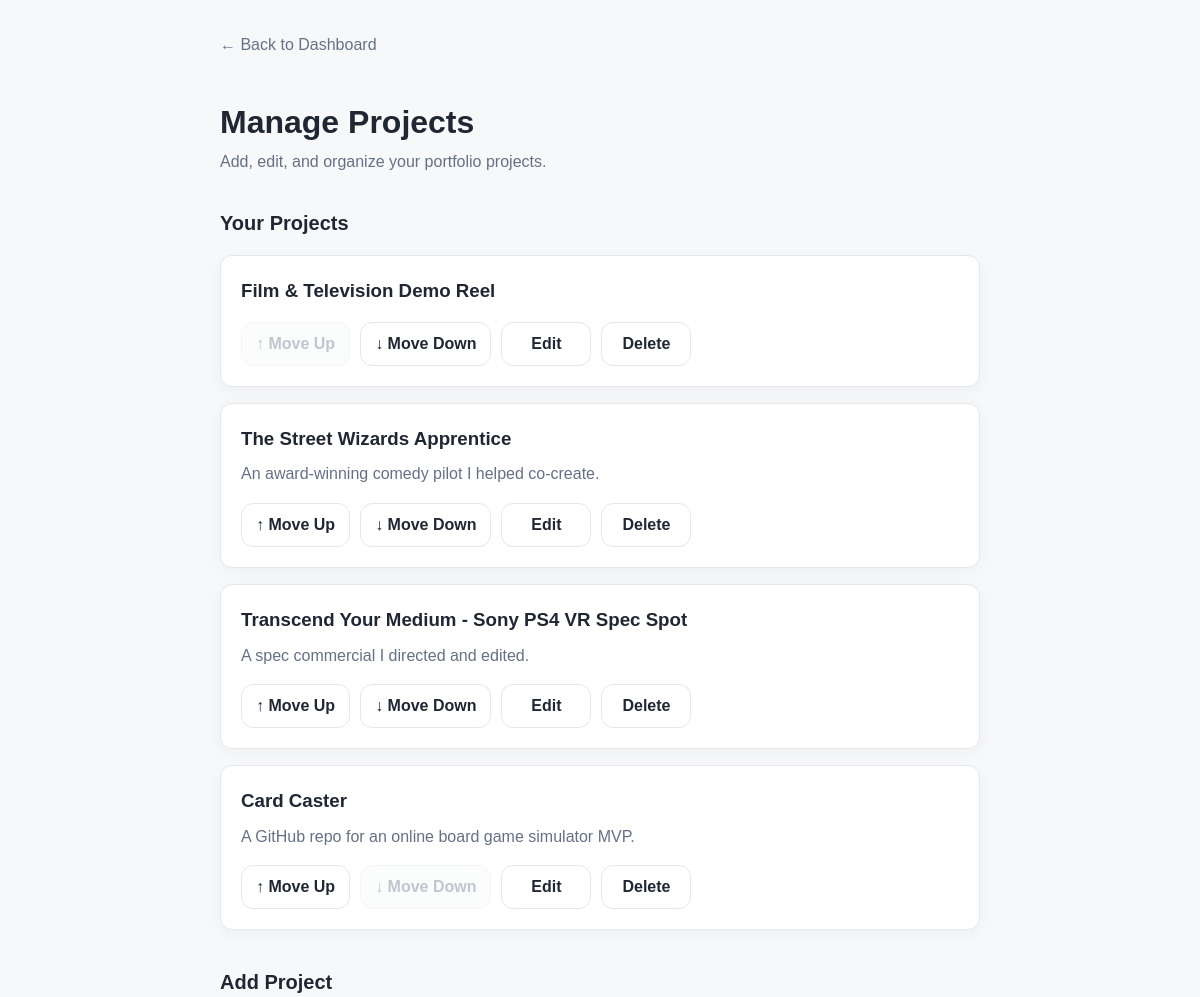
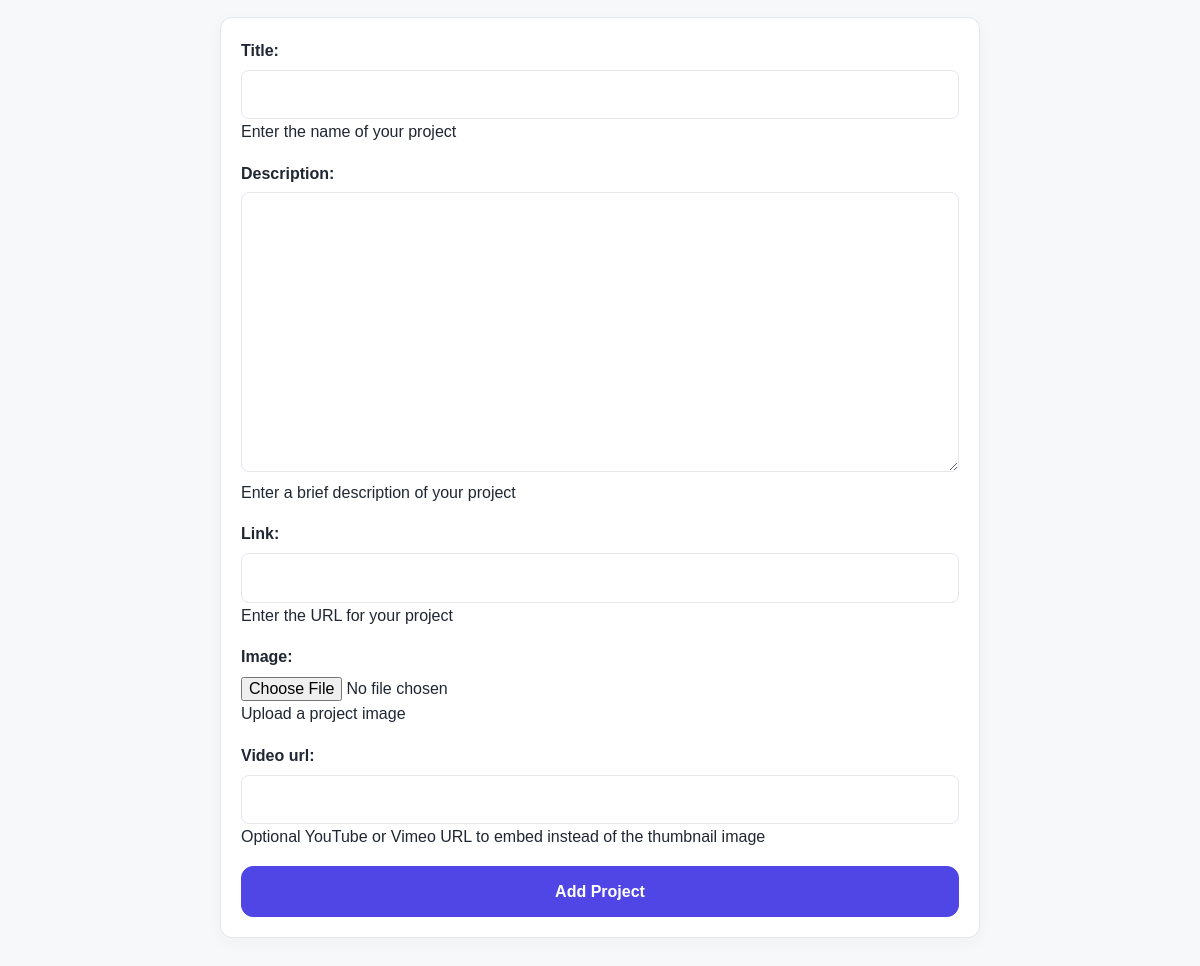
Page /dashboard/projects/ (signed in) on the committed database (2 pictures, top to bottom).
### builder/models.py (models this page shows, shortened)
class Project(models.Model):
    user = models.ForeignKey(
    User,
    on_delete=models.CASCADE
    )
    title = models.CharField(
        max_length=200,
        help_text="Enter the name of your project"
    )
    description = models.TextField(
        max_length=500,
        blank=True,
        help_text="Enter a brief description of your project"
    )
    link = models.URLField(
        help_text="Enter the URL for your project"
    )
    image = models.ImageField(
        upload_to='project_images/',
        blank=True,
        help_text="Upload a project image"
    )
    video_url = models.URLField(
        blank=True,
        help_text="Optional YouTube or Vimeo URL to embed instead of the thumbnail image",
    )
    sort_order = models.PositiveIntegerField(default=0)

### builder/views.py (the view)
# urls.py: path("dashboard/projects/", views.manage_projects, name="manage_projects"),
@login_required
def manage_projects(request):
    projects = Project.objects.filter(user=request.user).order_by("sort_order", "id")
    if request.method == "POST":
        form = ProjectForm(request.POST, request.FILES)
        if form.is_valid():
            project = form.save(commit=False)
            project.user = request.user
            project.sort_order = Project.objects.filter(user=request.user).count()
            project.save()
            return redirect("manage_projects")
    else:
        form = ProjectForm()
    return render(
        request,
        "manage_projects.html",
        {
            "projects": projects,
            "form": form,
        },
    )

### builder/forms.py (shortened to what this page needs)
class ProjectForm(forms.ModelForm):
    class Meta:
        model = Project
        fields = [
            "title",
            "description",
            "link",
            "image",
            "video_url",
        ]

### builder/templates/manage_projects.html (shortened to what this page needs)
{% extends "base.html" %}
{% block content %}
<main class="dashboard-page">
    <a class="back-link" href="{% url 'dashboard' %}">
        &larr; Back to Dashboard
    </a>
    <header class="dashboard-header">
        <h1>Manage Projects</h1>
        <p>Add, edit, and organize your portfolio projects.</p>
    </header>
    <section class="dashboard-section">
        <h2>Your Projects</h2>
        <div class="dashboard-list">
            {% for project in projects %}
            <article class="dashboard-card">
                <div class="dashboard-card-content">
                    <h3>{{ project.title }}</h3>
                    {% if project.description %}
                    <p>{{ project.description }}</p>
                    {% endif %}
                </div>
                <div class="dashboard-card-actions">
                    <form method="POST" action="{% url 'move_project' project_id=project.id direction='up' %}">
                        <button class="button-link" type="submit" {% if forloop.first %}disabled{% endif %}>
                            &uarr; Move Up
                        </button>
                    </form>
                    <form method="POST" action="{% url 'move_project' project_id=project.id direction='down' %}">
                        <button class="button-link" type="submit" {% if forloop.last %}disabled{% endif %}>
                            &darr; Move Down
                        </button>
                    </form>
                    <a class="button-link" href="{% url 'edit_project' project_id=project.id %}">
                        Edit
                    </a>
                    <a class="button-link" href="{% url 'delete_project' project_id=project.id %}">
                        Delete
                    </a>
                </div>
            </article>
            {% empty %}
            <p class="empty-state">
                You haven't added any projects yet.
            </p>
            {% endfor %}
        </div>
    </section>
    <section class="dashboard-section">
        <h2>Add Project</h2>
        <div class="dashboard-panel">
            <form method="POST" enctype="multipart/form-data" class="dashboard-form">
                {{ form.as_p }}
                <button class="primary-button" type="submit">
                    Add Project
                </button>
            </form>
        </div>
    </section>
</main>
{% endblock %}

### builder/static/builder/css/styles.css (style rules this page uses)
body { font-family: Arial, sans-serif; }

### builder/static/builder/css/site.css (style rules this page uses)
:root { --page-bg: #F7F8FA; --surface: #FFFFFF; --text-primary: #202733; --text-muted: #667085; --accent: #4F46E5; --border: #E4E7EC; --font-family: Arial, Helvetica, sans-serif; --radius: 12px; --content-width: 960px; }
* { box-sizing: border-box; }
body { margin: 0; background: var(--page-bg); color: var(--text-primary); font-family: var(--font-family); line-height: 1.6; }
a { color: var(--accent); }
button, input, textarea, select { font: inherit; }
.button-link, .primary-button { display: flex; align-items: center; justify-content: center; width: 100%; min-height: 48px; padding: 12px 16px; border: 1px solid var(--border); border-radius: var(--radius); background: var(--surface); color: var(--text-primary); text-align: center; text-decoration: none; font-weight: 600; overflow-wrap: anywhere; transition: background-color 150ms ease, border-color 150ms ease, transform 150ms ease; }
.primary-button { border-color: var(--accent); background: var(--accent); color: #FFFFFF; cursor: pointer; }
.dashboard-page { width: min(100% - 32px, 760px); margin: 32px auto 48px; }
.back-link { display: inline-block; margin-bottom: 24px; color: var(--text-muted); text-decoration: none; }
.dashboard-header { margin-bottom: 32px; }
.dashboard-header h1 { margin-bottom: 8px; font-size: 2rem; line-height: 1.2; overflow-wrap: anywhere; }
.dashboard-header p { margin: 0; color: var(--text-muted); }
.dashboard-section { margin-bottom: 36px; }
.dashboard-section>h2 { margin: 0 0 16px; font-size: 1.25rem; }
.dashboard-list { display: grid; gap: 16px; }
.dashboard-card, .dashboard-panel { min-width: 0; padding: 20px; background: var(--surface); border: 1px solid var(--border); border-radius: var(--radius); box-shadow: 0 4px 16px rgb(32 39 51 / 4%); }
.dashboard-card h3 { margin: 0 0 8px; overflow-wrap: anywhere; }
.dashboard-card p { margin: 0; color: var(--text-muted); }
.dashboard-card-actions { display: flex; flex-wrap: wrap; gap: 10px; margin-top: 16px; }
.dashboard-card-actions .button-link { width: auto; min-width: 90px; min-height: 40px; padding: 8px 14px; }
.dashboard-form p { margin: 0 0 16px; }
.dashboard-form label { display: block; margin-bottom: 6px; font-weight: 600; }
.dashboard-form input:not([type="checkbox"]):not([type="file"]), .dashboard-form textarea, .dashboard-form select { width: 100%; max-width: 100%; padding: 11px 12px; border: 1px solid var(--border); border-radius: 8px; background: var(--surface); color: var(--text-primary); }
.dashboard-form textarea { min-height: 120px; resize: vertical; }
.dashboard-form input[type="file"] { display: block; max-width: 100%; }
.dashboard-form .primary-button { margin-top: 8px; }
.dashboard-card-actions form { margin: 0; }
.dashboard-card-actions form { display: flex; margin: 0; }
.dashboard-card-actions button.button-link { width: auto; min-width: 90px; min-height: 40px; padding: 8px 14px; cursor: pointer; }
.dashboard-card-actions button.button-link:disabled { opacity: 0.4; cursor: not-allowed; background: var(--page-bg); border-color: var(--border); color: var(--text-muted); }

### rows in the picture
Project: title "Film & Television Demo Reel"
Project: title "The Street Wizards Apprentice", description "An award-winning comedy pilot I helped co-create."
Project: title "Transcend Your Medium - Sony PS4 VR Spec Spot", description "A spec commercial I directed and edited."
Project: title "Card Caster", description "A GitHub repo for an online board game simulator MVP."
